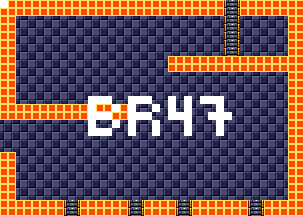

This is a level from a 2D game, rendered from its Tiled map with the project's own tilesets. A one-line summary and the map file follow, with tile-layer data summarised:
An orthogonal 38x27 tile map with 8x8 px tiles, 4 tile layers (background, foreground, room numbers, Objects), 15 tilesets.

<map version="1.5" tiledversion="1.7.1" orientation="orthogonal" renderorder="right-down" width="38" height="27" tilewidth="8" tileheight="8" infinite="0" nextlayerid="11" nextobjectid="1">
 <tileset firstgid="1" source="tilesheets/tsKarniMata.tsx" />
 <tileset firstgid="1025" source="tilesheets/tsVoodooWasp.tsx" />
 <tileset firstgid="2049" source="tilesheets/tsBurial.tsx" />
 <tileset firstgid="3073" source="tilesheets/tsBlueTemple.tsx" />
 <tileset firstgid="4097" source="tilesheets/tsGoddess.tsx" />
 <tileset firstgid="5121" source="tilesheets/tsKonark.tsx" />
 <tileset firstgid="6145" name="sEnemies" tilewidth="8" tileheight="8" tilecount="1024" columns="32">
  <image source="../grapx/tilesheets/sObjects.bmp" trans="ff94ff" width="256" height="256" />
 </tileset>
 <tileset firstgid="7169" source="tilesheets/tsIceTemple.tsx" />
 <tileset firstgid="8193" source="tilesheets/tsLavaArea.tsx" />
 <tileset firstgid="9217" source="tilesheets/tsBossArea.tsx" />
 <tileset firstgid="10241" source="tilesheets/tsPegu.tsx" />
 <tileset firstgid="11265" source="tilesheets/sTiwanakuTemple.tsx" />
 <tileset firstgid="12289" source="tilesheets/sIndraTemple.tsx" />
 <tileset firstgid="13313" source="tilesheets/sTeleport.tsx" />
 <tileset firstgid="14337" source="tilesheets/sObjects.tsx" />
 <layer id="2" name="background" width="38" height="27">
  <data>[1026 cells, 1026 non-empty, 2 distinct tile ids]</data>
 </layer>
 <layer id="1" name="foreground" width="38" height="27">
  <data>[1026 cells, 304 non-empty, 3 distinct tile ids]</data>
 </layer>
 <layer id="7" name="room numbers" width="38" height="27">
  <data>[1026 cells, 44 non-empty, 1 distinct tile ids]</data>
 </layer>
 <layer id="10" name="Objects" width="38" height="27">
  <data>[1026 cells, 0 non-empty, 0 distinct tile ids]</data>
 </layer>
</map>
